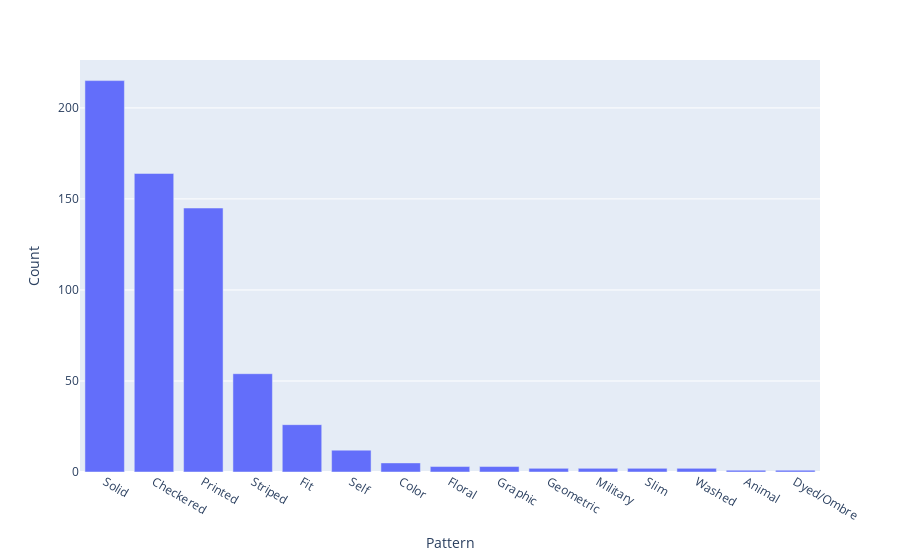

The notebook cell saved with this chart:
### Markdown cell above
<b>Slim fit shirts are domainting the market, followed by regular fit

### Code cell
pattern_count = df.groupby("Pattern").count()["Brand"].sort_values(ascending=False)
fig = px.bar(x=pattern_count.index, y=pattern_count.values)
fig.update_xaxes(title_text='Pattern')
fig.update_yaxes(title_text='Count')
fig.show()

### Figure 1 — Plotly figure (JSON) as saved in the notebook; plotly's stock layout.template omitted (floating-point values rounded to 4 significant figures)
{"data": [{"alignmentgroup": "True", "hovertemplate": "x=%{x}<br>y=%{y}<extra></extra>", "legendgroup": "", "marker": {"color": "#636efa", "pattern": {"shape": ""}}, "name": "", "offsetgroup": "", "orientation": "v", "showlegend": false, "textposition": "auto", "type": "bar", "x": ["Solid", "Checkered", "Printed", "Striped", "Fit", "Self", "Color", "Floral", "Graphic", "Geometric", "Military", "Slim", "Washed", "Animal", "Dyed/Ombre"], "xaxis": "x", "y": [215, 164, 145, 54, 26, 12, 5, 3, 3, 2, 2, 2, 2, 1, 1], "yaxis": "y"}], "layout": {"barmode": "relative", "legend": {"tracegroupgap": 0}, "margin": {"t": 60}, "xaxis": {"anchor": "y", "domain": [0, 1], "title": {"text": "Pattern"}}, "yaxis": {"anchor": "x", "domain": [0, 1], "title": {"text": "Count"}}}}
